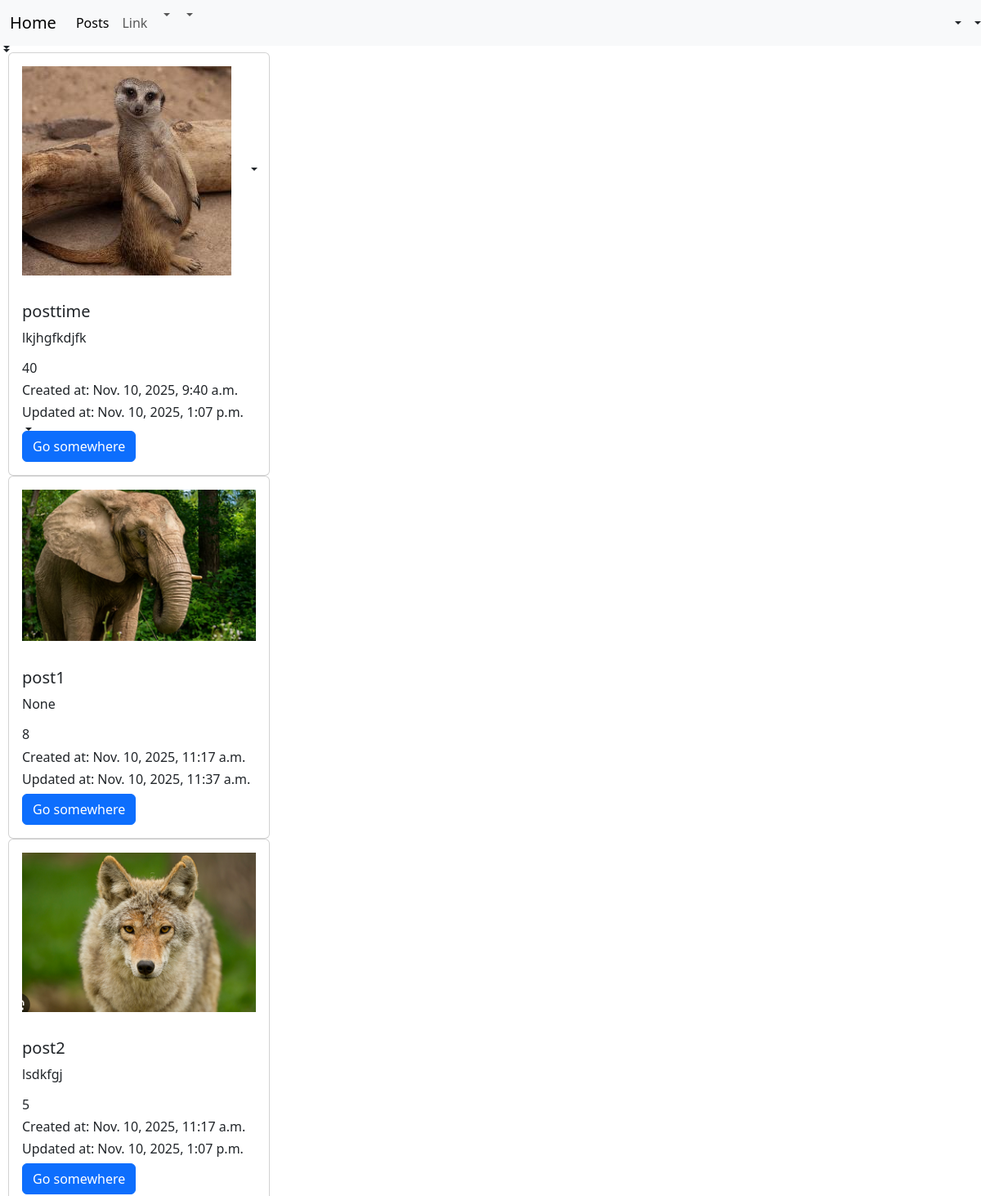
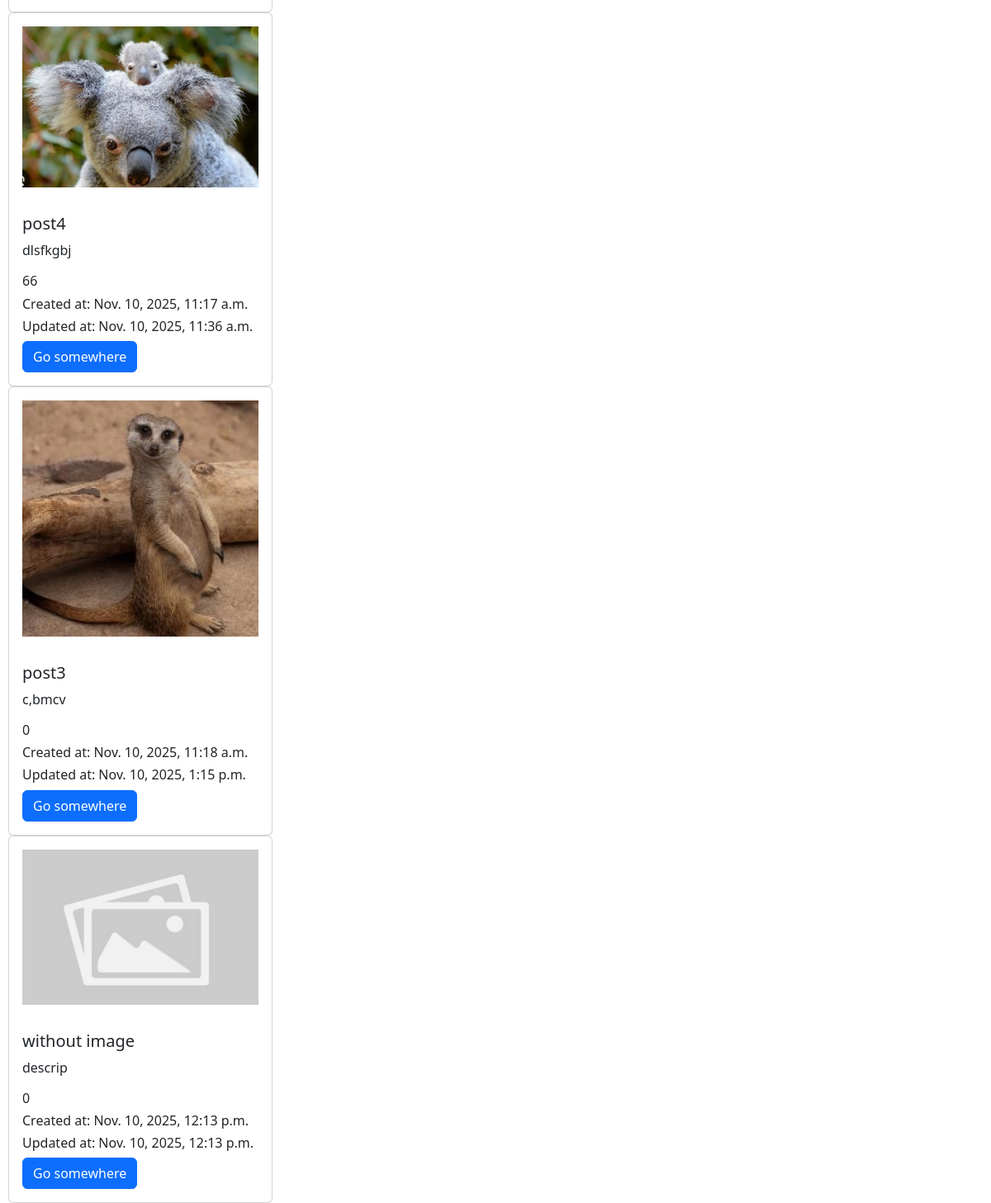
/posts/, run on the app's committed database (2 pictures, top to bottom).
### posts/models.py (models this page shows, shortened)
class Post(models.Model):
    image = models.ImageField(null=True, blank=True)
    title = models.CharField(max_length=250)
    content = models.CharField(max_length=1000, null=True, blank=True)
    rate = models.IntegerField(default=0)
    category = models.ForeignKey(Category, null=True, blank=True, on_delete=models.CASCADE)
    tags = models.ManyToManyField(Tag,blank=True)
    created_at = models.DateTimeField(auto_now_add=True)
    updated_at = models.DateTimeField(auto_now=True)

### posts/views.py (the view)
# urls.py: path("posts/", posts_list_view),
def posts_list_view(request):
    posts = Post.objects.all()
    return render(request, "posts/post_list.html", context={"posts": posts})

### templates/posts/post_list.html
{% extends "base.html" %}
{% load static%}
{% block content %}
{% for post in posts%}
<div class="card" style="width: 20rem; margin-left: 10px;">
  {% if post.image %}
  <img src="{{post.image.url}}" class="card-body" alt="...">
  {% else %}
  <img src="{% static 'placeholder.png' %}" class="card-body" alt="...">
  {% endif %}
  <div class="card-body">
    <h5 class="card-title">{{post.title}}</h5>
    <p class="card-text">{{post.content}}</p>
    <h6 class="card-title">{{post.rate}}</h6>
    <h6 class="card-title">Created at: {{post.created_at}}</h6>
    <h6 class="card-title">Updated at: {{post.updated_at}}</h6>
    <a href="/posts/{{post.id}}" class="btn btn-primary">Go somewhere</a>
  </div>
</div>
{% endfor %}
{% endblock %}

### templates/base.html (shortened to what this page needs)
<header>
    <link rel="stylesheet" href="https://cdn.jsdelivr.net/npm/bootstrap@5.3.3/dist/css/bootstrap.min.css">
<nav class="navbar navbar-expand-lg bg-body-tertiary">
  <div class="container-fluid">
    <a class="navbar-brand" href="/">Home</a>
    <div class="collapse navbar-collapse" id="navbarSupportedContent">
      <ul class="navbar-nav me-auto mb-2 mb-lg-0">
        <li class="nav-item">
          <a class="nav-link active" aria-current="page" href="/posts/">Posts</a>
        </li>
        <li class="nav-item">
          <a class="nav-link" href="#">Link</a>
        </li>
        <li class="nav-item dropdown">
          <a class="nav-link dropdown-toggle" href="#" role="button" data-bs-toggle="dropdown" aria-expanded="false">
        </li>
    </div>
  </div>
</nav>
</header>
{% block content %}
{% endblock %}

### data on the page
Post: image (picture), title "posttime", content "lkjhgfkdjfk", rate "40", created_at "Nov. 10, 2025, 9:40 a.m.", updated_at "Nov. 10, 2025, 1:07 p.m."
Post: image (picture), title "post1", content "None", rate "8", created_at "Nov. 10, 2025, 11:17 a.m.", updated_at "Nov. 10, 2025, 11:37 a.m."
Post: image (picture), title "post2", content "lsdkfgj", rate "5", created_at "Nov. 10, 2025, 11:17 a.m.", updated_at "Nov. 10, 2025, 1:07 p.m."
Post: image (picture), title "post4", content "dlsfkgbj", rate "66", created_at "Nov. 10, 2025, 11:17 a.m.", updated_at "Nov. 10, 2025, 11:36 a.m."
Post: image (picture), title "post3", content "c,bmcv", rate "0", created_at "Nov. 10, 2025, 11:18 a.m.", updated_at "Nov. 10, 2025, 1:15 p.m."
Post: title "without image", content "descrip", rate "0", created_at "Nov. 10, 2025, 12:13 p.m.", updated_at "Nov. 10, 2025, 12:13 p.m."
